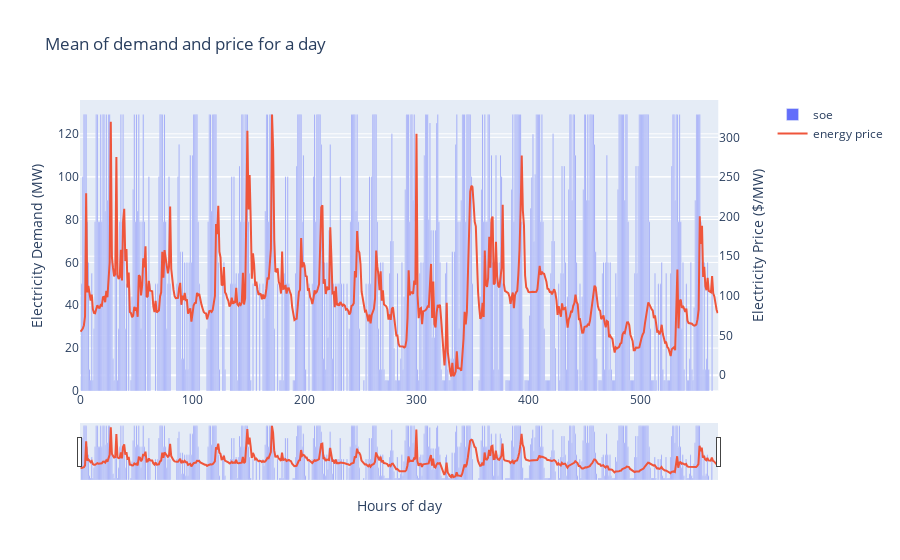

The cell this chart's notebook holds for it:
### Code cell
fig = make_subplots(specs=[[{"secondary_y": True}]])
fig.add_trace(go.Bar(x=results['timestamp'].index, y=results['soe'], name='soe'), secondary_y=False)
fig.add_trace(go.Scatter(x=results['timestamp'].index, y=results['energy_price'], name='energy price'), secondary_y=True)

# Add figure title
fig.update_layout(
    title_text="Mean of demand and price for a day",
    xaxis_rangeslider_visible=True,
)

# Set x-axis title
fig.update_xaxes(title_text="Hours of day")

# Set y-axes titles
fig.update_yaxes(title_text="Electricity Demand (MW)", secondary_y=False)
fig.update_yaxes(title_text="Electricity Price ($/MW)", secondary_y=True)

fig.show()

### Figure 1 — Plotly figure (JSON) as saved in the notebook; plotly's stock layout.template omitted (floating-point values rounded to 4 significant figures; data arrays with more than 128 entries replaced by an {"elided": "..."} marker saying what was removed)
{"data": [{"name": "soe", "type": "bar", "x": {"elided": "570 int values"}, "xaxis": "x", "y": {"elided": "570 float values"}, "yaxis": "y"}, {"name": "energy price", "type": "scatter", "x": {"elided": "570 int values"}, "xaxis": "x", "y": {"elided": "570 float values"}, "yaxis": "y2"}], "layout": {"title": {"text": "Mean of demand and price for a day"}, "xaxis": {"anchor": "y", "domain": [0, 0.94], "rangeslider": {"visible": true}, "title": {"text": "Hours of day"}}, "yaxis": {"anchor": "x", "domain": [0, 1], "title": {"text": "Electricity Demand (MW)"}}, "yaxis2": {"anchor": "x", "overlaying": "y", "side": "right", "title": {"text": "Electricity Price ($/MW)"}}}}
